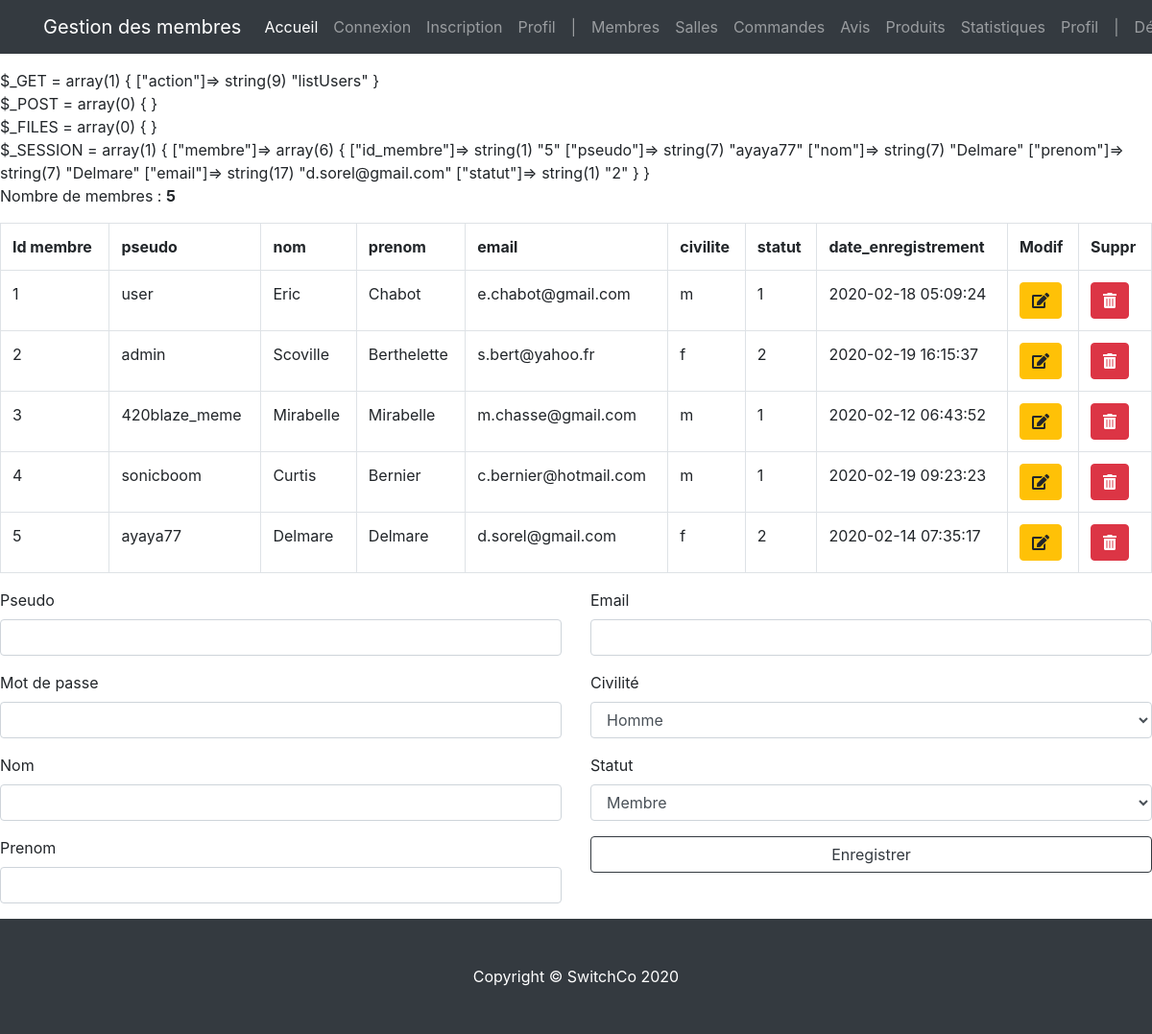
The page /index.php?action=listUsers (signed in) on the database its author committed.
### tables this page shows
CREATE TABLE `membre` (
  `id_membre` int(3) NOT NULL,
  `pseudo` varchar(20) NOT NULL,
  `mdp` varchar(60) NOT NULL,
  `nom` varchar(20) NOT NULL,
  `prenom` varchar(20) NOT NULL,
  `email` varchar(50) NOT NULL,
  `civilite` enum('m','f') NOT NULL,
  `statut` int(1) NOT NULL,
  `date_enregistrement` datetime NOT NULL
);

### controller/controller.php (called while the page is built, shortened)
<?php
require('model/model.php');
function listUsers()
{
    $users_list = getAllUsers();
    require('view/back-office/usersView.php');
}

### model/model.php (called while the page is built, shortened)
<?php
function dbConnect()
{
    $host_db = 'mysql:host=localhost;dbname=projet_switch';
    $login = 'root';
    $password = '';
    $options = array(
        PDO::ATTR_ERRMODE => PDO::ERRMODE_WARNING,
        PDO::MYSQL_ATTR_INIT_COMMAND => 'SET NAMES utf8'
    );
    return new PDO($host_db, $login, $password, $options);
}
function getAllUsers()
{
    $pdo = dbConnect();
    return $pdo->query('SELECT * FROM membre');
}

### view/back-office/usersView.php (the view, shortened to what this page needs)
<?php if (!empty($users_list)) {
    echo '<p>Nombre de membres : <b>' . $users_list->rowCount() . '</b></p>';
} ?>
    <div class="table-responsive">
        <table class="table table-bordered">
            <tr>
                <th>Id membre</th>
                <th>pseudo</th>
                <th>nom</th>
                <th>prenom</th>
                <th>email</th>
                <th>civilite</th>
                <th>statut</th>
                <th>date_enregistrement</th>
                <th>Modif</th>
                <th>Suppr</th>
            </tr>
            <?php
            while ($user = $users_list->fetch(PDO::FETCH_ASSOC)) {
                echo '<tr>';
                echo '<td>' . $user['id_membre'] . '</td>';
                echo '<td>' . $user['pseudo'] . '</td>';
                echo '<td>' . $user['nom'] . '</td>';
                echo '<td>' . $user['prenom'] . '</td>';
                echo '<td>' . $user['email'] . '</td>';
                echo '<td>' . $user['civilite'] . '</td>';
                echo '<td>' . $user['statut'] . '</td>';
                echo '<td>' . $user['date_enregistrement'] . '</td>';
                echo '<td><a href="?action=editUser&user-id=' . $user['id_membre'] . '&#form" class="btn btn-warning"><i class="fas fa-edit"></i></a></td>';
                echo '<td><a href="?action=deleteUser&user-id=' . $user['id_membre'] . '" class="btn btn-danger" onclick="return(confirm(\'Etes-vous sûr ?\'))"><i class="fas fa-trash-alt"></i></a></td>';
                echo '</tr>';
            }
            ?>
        </table>
    </div>
<?php
$id_membre = '';
$pseudo = '';
$nom = '';
$email = '';
$civilite = '';
$statut = '';
?>
    <div class="starter-template">
        <div class="row">
            <div class="col-12">
                <form method="post" id="form" action="?action=editUser&amp;user-id=<?= $id_membre ?>">
                    <div class="row">
                        <div class="col-6">
                            <div class="form-group">
                                <label for="pseudo">Pseudo</label>
                                <input type="text" name="pseudo" id="pseudo" value="<?php echo $pseudo ?>"
                                       class="form-control">
                            </div>
                            <div class="form-group">
                                <label for="mdp">Mot de passe</label>
                                <input type="password" autocomplete="off" name="mdp" id="mdp" value=""
                                       class="form-control">
                            </div>
                            <div class="form-group">
                                <label for="nom">Nom</label>
                                <input type="text" name="nom" id="nom" value="<?php echo $nom ?>" class="form-control">
                            </div>
                            <div class="form-group">
                                <label for="prenom">Prenom</label>
                                <input type="text" name="prenom" id="prenom" value="<?php echo $nom ?>"
                                       class="form-control">
                            </div>
                        </div>
                        <div class="col-6">
                            <div class="form-group">
                                <label for="email">Email</label>
                                <input type="email" name="email" id="email" value="<?php echo $email ?>"
                                       class="form-control">
                            </div>
                            <div class="form-group">
                                <label for="civilite">Civilité</label>
                                <select name="civilite" id="civilite" class="form-control">
                                    <option value="m" <?php if ($civilite == 'm') {
                                        echo 'selected';
                                    } ?>>Homme
                                    </option>
                                </select>
                            </div>
                            <div class="form-group">
                                <label for="statut">Statut</label>
                                <select name="statut" id="statut" class="form-control">
                                    <option value="1" <?php if ($statut == 1) {
                                        echo 'selected';
                                    } ?>>Membre
                                    </option>
                                </select>
                            </div>
                            <div class="form-group">
                                <button type="submit" class="form-control btn btn-outline-dark">Enregistrer</button>
                            </div>
                        </div>
                    </div>
                </form>
            </div>
        </div>
    </div>
<?php require('view/template/template.php'); ?>

### css/shop-homepage.css (style rules this page uses)
body { padding-top: 56px; }

### rows shown on the page
membre: id_membre "1", pseudo "user", nom "Eric", prenom "Chabot", email "e.chabot@gmail.com", civilite "m", statut "1", date_enregistrement "2020-02-18 05:09:24"
membre: id_membre "2", pseudo "admin", nom "Scoville", prenom "Berthelette", email "s.bert@yahoo.fr", civilite "f", statut "2", date_enregistrement "2020-02-19 16:15:37"
membre: id_membre "3", pseudo "420blaze_meme", nom "Mirabelle", prenom "Mirabelle", email "m.chasse@gmail.com", civilite "m", statut "1", date_enregistrement "2020-02-12 06:43:52"
membre: id_membre "4", pseudo "sonicboom", nom "Curtis", prenom "Bernier", email "c.bernier@hotmail.com", civilite "m", statut "1", date_enregistrement "2020-02-19 09:23:23"
membre: id_membre "5", pseudo "ayaya77", nom "Delmare", prenom "Delmare", email "d.sorel@gmail.com", civilite "f", statut "2", date_enregistrement "2020-02-14 07:35:17"

### other values the page prints
$title "Gestion des membres"
$users_list->rowCount() "5"
